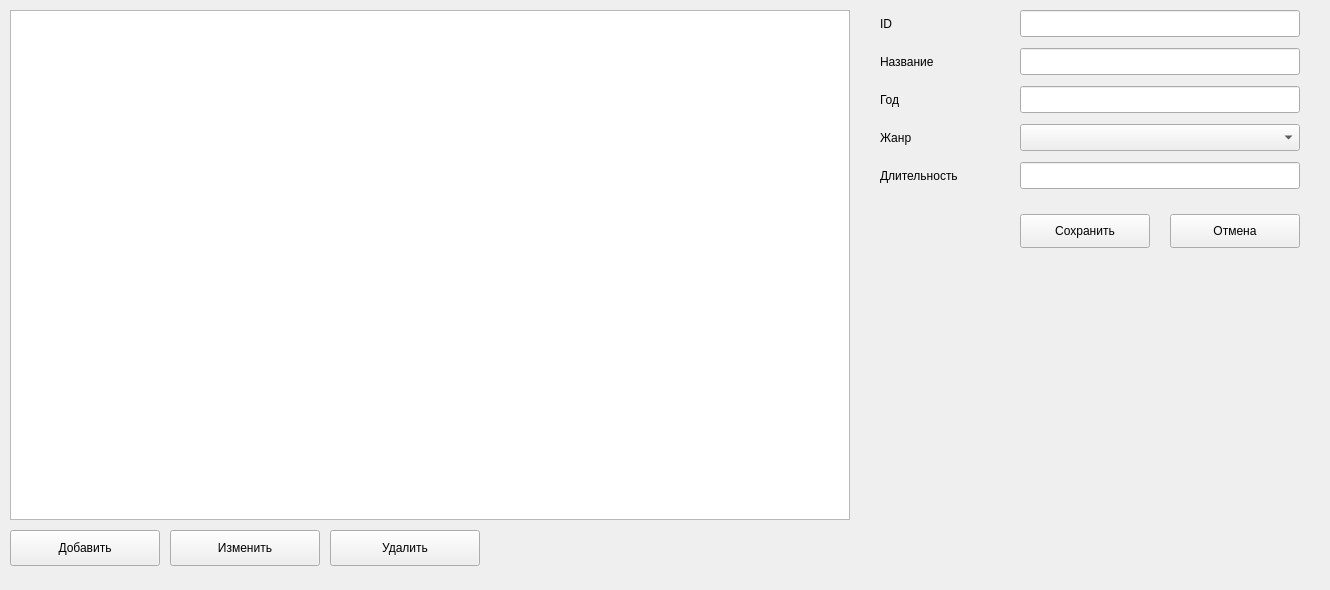
<?xml version='1.0' encoding='utf-8'?>
<ui version="4.0">
  <class>Form</class>
  <widget class="QWidget" name="Form">
    <property name="geometry">
      <rect>
        <x>0</x>
        <y>0</y>
        <width>1330</width>
        <height>590</height>
      </rect>
    </property>
    <property name="windowTitle">
      <string>Фильмы</string>
    </property>
    <widget class="QWidget" name="listArea">
      <property name="geometry">
        <rect>
          <x>0</x>
          <y>0</y>
          <width>860</width>
          <height>590</height>
        </rect>
      </property>
      <widget class="QTableWidget" name="tableFilms">
        <property name="geometry">
          <rect>
            <x>10</x>
            <y>10</y>
            <width>840</width>
            <height>510</height>
          </rect>
        </property>
      </widget>
      <widget class="QPushButton" name="addButton">
        <property name="geometry">
          <rect>
            <x>10</x>
            <y>530</y>
            <width>150</width>
            <height>36</height>
          </rect>
        </property>
        <property name="text">
          <string>Добавить</string>
        </property>
      </widget>
      <widget class="QPushButton" name="editButton">
        <property name="geometry">
          <rect>
            <x>170</x>
            <y>530</y>
            <width>150</width>
            <height>36</height>
          </rect>
        </property>
        <property name="text">
          <string>Изменить</string>
        </property>
      </widget>
      <widget class="QPushButton" name="deleteButton">
        <property name="geometry">
          <rect>
            <x>330</x>
            <y>530</y>
            <width>150</width>
            <height>36</height>
          </rect>
        </property>
        <property name="text">
          <string>Удалить</string>
        </property>
      </widget>
    </widget>
    <widget class="QWidget" name="formArea">
      <property name="geometry">
        <rect>
          <x>870</x>
          <y>0</y>
          <width>450</width>
          <height>310</height>
        </rect>
      </property>
      <widget class="QLabel" name="idLabel">
        <property name="geometry">
          <rect>
            <x>10</x>
            <y>10</y>
            <width>140</width>
            <height>27</height>
          </rect>
        </property>
        <property name="text">
          <string>ID</string>
        </property>
      </widget>
      <widget class="QLineEdit" name="idEdit">
        <property name="geometry">
          <rect>
            <x>150</x>
            <y>10</y>
            <width>280</width>
            <height>27</height>
          </rect>
        </property>
        <property name="readOnly">
          <bool>true</bool>
        </property>
      </widget>
      <widget class="QLabel" name="titleLabel">
        <property name="geometry">
          <rect>
            <x>10</x>
            <y>48</y>
            <width>140</width>
            <height>27</height>
          </rect>
        </property>
        <property name="text">
          <string>Название</string>
        </property>
      </widget>
      <widget class="QLineEdit" name="titleEdit">
        <property name="geometry">
          <rect>
            <x>150</x>
            <y>48</y>
            <width>280</width>
            <height>27</height>
          </rect>
        </property>
      </widget>
      <widget class="QLabel" name="yearLabel">
        <property name="geometry">
          <rect>
            <x>10</x>
            <y>86</y>
            <width>140</width>
            <height>27</height>
          </rect>
        </property>
        <property name="text">
          <string>Год</string>
        </property>
      </widget>
      <widget class="QLineEdit" name="yearEdit">
        <property name="geometry">
          <rect>
            <x>150</x>
            <y>86</y>
            <width>280</width>
            <height>27</height>
          </rect>
        </property>
      </widget>
      <widget class="QLabel" name="genreLabel">
        <property name="geometry">
          <rect>
            <x>10</x>
            <y>124</y>
            <width>140</width>
            <height>27</height>
          </rect>
        </property>
        <property name="text">
          <string>Жанр</string>
        </property>
      </widget>
      <widget class="QComboBox" name="genreBox">
        <property name="geometry">
          <rect>
            <x>150</x>
            <y>124</y>
            <width>280</width>
            <height>27</height>
          </rect>
        </property>
      </widget>
      <widget class="QLabel" name="durationLabel">
        <property name="geometry">
          <rect>
            <x>10</x>
            <y>162</y>
            <width>140</width>
            <height>27</height>
          </rect>
        </property>
        <property name="text">
          <string>Длительность</string>
        </property>
      </widget>
      <widget class="QLineEdit" name="durationEdit">
        <property name="geometry">
          <rect>
            <x>150</x>
            <y>162</y>
            <width>280</width>
            <height>27</height>
          </rect>
        </property>
      </widget>
      <widget class="QPushButton" name="saveButton">
        <property name="geometry">
          <rect>
            <x>150</x>
            <y>214</y>
            <width>130</width>
            <height>34</height>
          </rect>
        </property>
        <property name="text">
          <string>Сохранить</string>
        </property>
      </widget>
      <widget class="QPushButton" name="cancelButton">
        <property name="geometry">
          <rect>
            <x>300</x>
            <y>214</y>
            <width>130</width>
            <height>34</height>
          </rect>
        </property>
        <property name="text">
          <string>Отмена</string>
        </property>
      </widget>
    </widget>
  </widget>
  <resources />
  <connections />
</ui>
